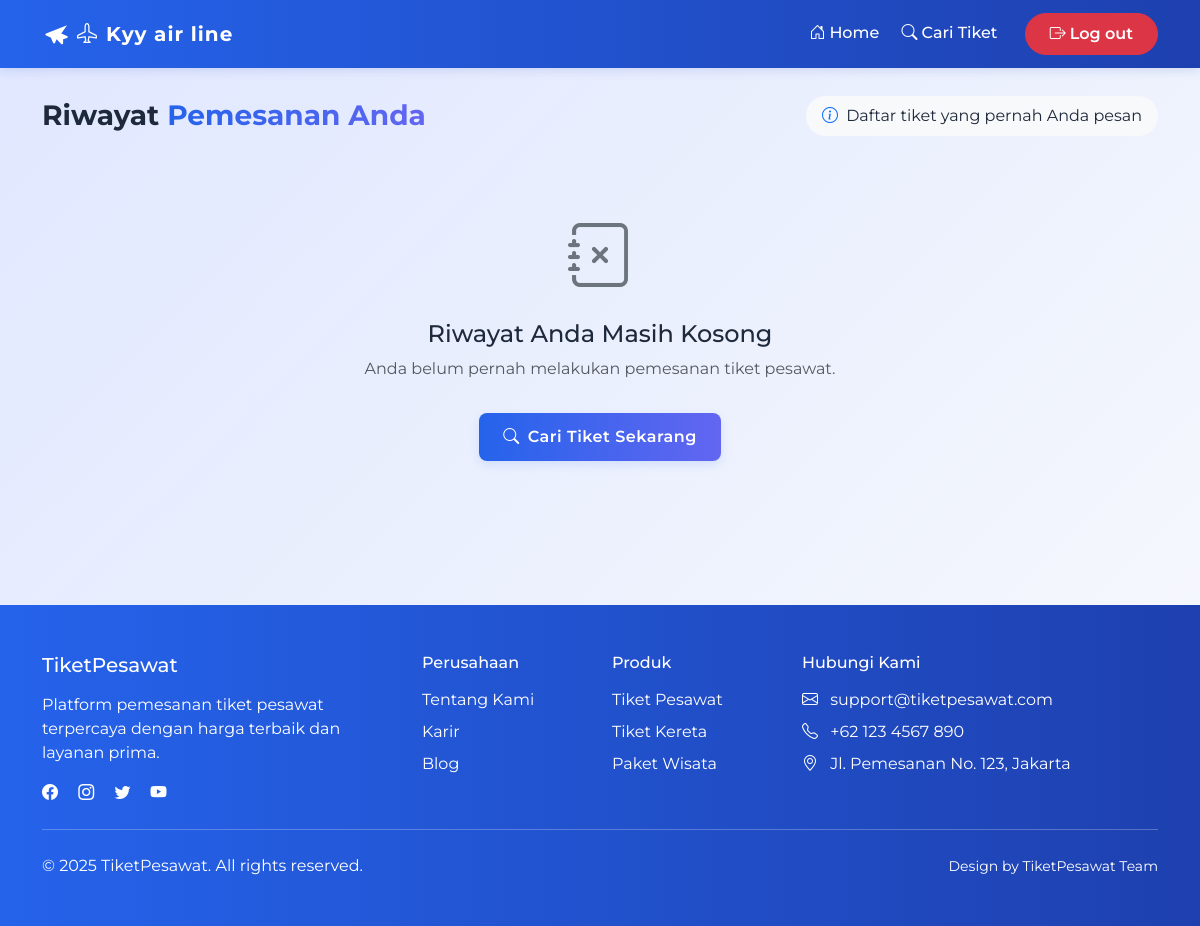
Before: /riwayat.php (signed in) with the older database file.
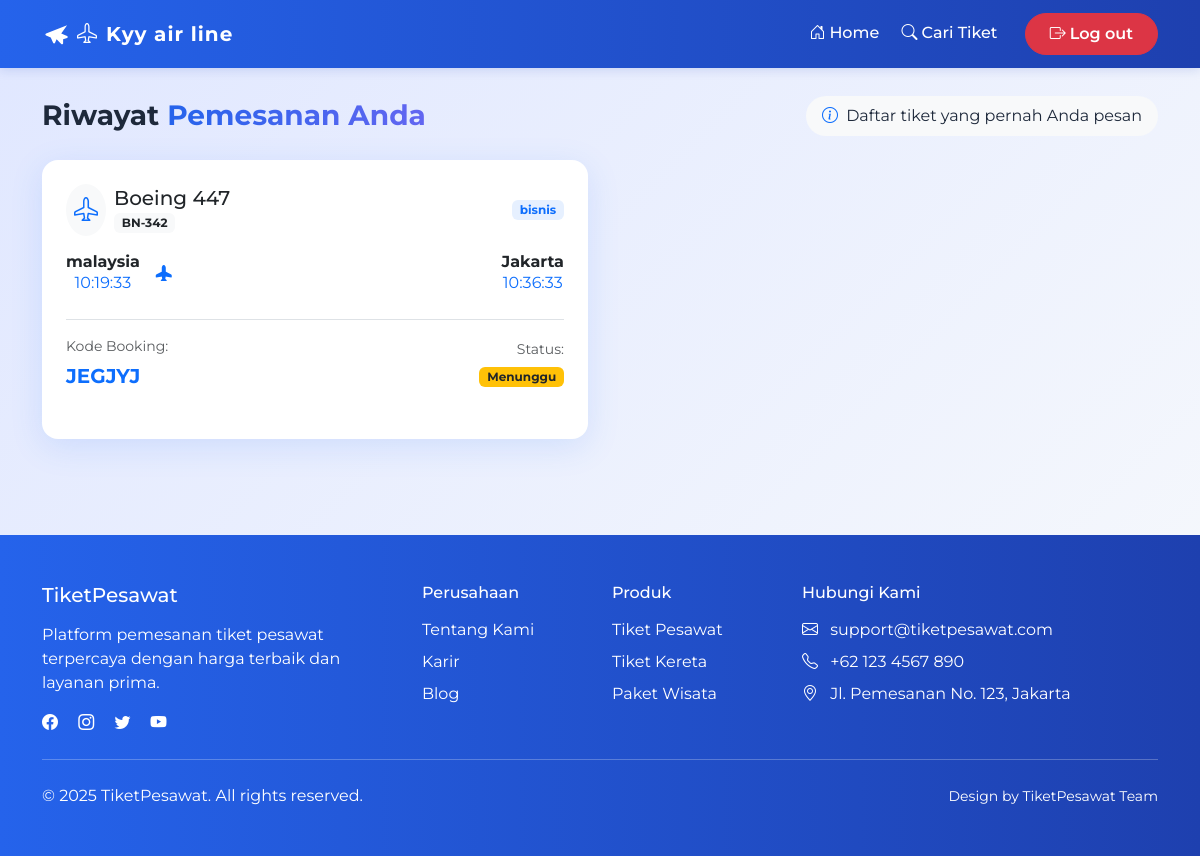
After: the same page with the newer database file.
### tables this page shows
CREATE TABLE `bookings` (
  `id` int NOT NULL,
  `id_pesawat` int NOT NULL,
  `id_user` int NOT NULL,
  `kode` varchar(50) NOT NULL,
  `status` enum('disetujui','menunggu') NOT NULL,
  `kelas` enum('ekonomi','bisnis','first class') NOT NULL
);

CREATE TABLE `pesawat` (
  `id` int NOT NULL,
  `nama` varchar(50) NOT NULL,
  `no_penerbangan` varchar(50) NOT NULL,
  `asal` varchar(50) NOT NULL,
  `tujuan` varchar(50) NOT NULL,
  `waktu_berangkat` time DEFAULT NULL,
  `harga` decimal(12,2) NOT NULL,
  `created_at` timestamp NOT NULL DEFAULT CURRENT_TIMESTAMP,
  `updated_at` timestamp NOT NULL DEFAULT CURRENT_TIMESTAMP,
  `waktu_tiba` time DEFAULT NULL,
  `kursi_tersedia` int NOT NULL
);

### riwayat.php (the view, shortened to what the changed rows need)
<?php
include "./koneksi.php";
$user_history = [];
$user_id = null;
if (isset($_SESSION["username"])) {
    $username = $_SESSION["username"];
    $stmt_user = $mysql->prepare("SELECT id FROM users WHERE username = ? LIMIT 1");
    $stmt_user->bind_param("s", $username);
    $stmt_user->execute();
    $user_result = $stmt_user->get_result();
    if ($user_result->num_rows > 0) {
        $user_data = $user_result->fetch_assoc();
        $user_id = (int)$user_data["id"];
    }
}
if ($user_id) {
    $query = "
        SELECT
            p.nama, p.no_penerbangan, p.asal, p.tujuan,
            p.waktu_berangkat, p.waktu_tiba, p.harga,
            k.kode, k.status, k.kelas
        FROM bookings k
        JOIN pesawat p ON k.id_pesawat = p.id
        WHERE k.id_user = ?
        ORDER BY k.id DESC
    ";
    $stmt_history = $mysql->prepare($query);
    if ($stmt_history === false) {
        error_log("Error preparing history query: " . $mysql->error);
    } else {
        $stmt_history->bind_param("i", $user_id);
        $stmt_history->execute();
        $history_result = $stmt_history->get_result();
        if ($history_result) {
            $user_history = $history_result->fetch_all(MYSQLI_ASSOC);
        }
    }
} else {
    header("Location: login.php");
    exit;
}
?>
<!DOCTYPE html>
<html lang="id">
<head>
    <link href="https://cdn.jsdelivr.net/npm/bootstrap@5.3.3/dist/css/bootstrap.min.css" rel="stylesheet">
    <link rel="stylesheet" href="https://cdn.jsdelivr.net/npm/bootstrap-icons@1.11.1/font/bootstrap-icons.css">
    <link rel="stylesheet" href="./assets/css/style.css">
    <link rel="stylesheet" href="https://cdnjs.cloudflare.com/ajax/libs/animate.css/4.1.1/animate.min.css" />
</head>
<body>
    <section class="container py-5 mt-5">
        <div class="search-results">
            <?php if (empty($user_history)) : ?>
                <div class="text-center py-5">
                    <i class="bi bi-journal-x" style="font-size: 4rem; color: #6c757d;"></i>
                    <h4 class="mt-3">Riwayat Anda Masih Kosong</h4>
                    <p class="text-muted">Anda belum pernah melakukan pemesanan tiket pesawat.</p>
                    <a href="pencarian.php" class="btn btn-primary mt-3">
                        <i class="bi bi-search me-2"></i>Cari Tiket Sekarang
                    </a>
                </div>
            <?php else : ?>
                <div class="row g-4" data-animate="animate-fade-in">
                    <?php foreach ($user_history as $pesanan) :
                        $status_class = 'bg-secondary';
                        $status_text = strtolower($pesanan["status"]);
                        if ($status_text == 'menunggu' || $status_text == 'menunggu persetujuan') {
                            $status_class = 'bg-warning text-dark';
                        } elseif ($status_text == 'dikonfirmasi' || $status_text == 'disetujui') {
                            $status_class = 'bg-success';
                        } elseif ($status_text == 'dibatalkan' || $status_text == 'gagal') {
                            $status_class = 'bg-danger';
                        }
                    ?>
                        <div class="col-md-6" data-animate="animate-fade-in">
                            <div class="result-card card h-100">
                                <div class="card-body p-4">
                                    <div class="d-flex justify-content-between align-items-center mb-3">
                                        <div class="d-flex align-items-center">
                                            <div class="airline-logo me-2 rounded-circle bg-light p-2">
                                                <i class="bi bi-airplane text-primary" style="font-size: 1.5rem;"></i>
                                            </div>
                                            <div>
                                                <h5 class="card-title mb-0"><?= htmlspecialchars($pesanan["nama"]) ?></h5>
                                                <span class="badge bg-light text-dark"><?= htmlspecialchars($pesanan["no_penerbangan"]) ?></span>
                                            </div>
                                        </div>
                                        <span class="badge bg-primary bg-opacity-10 text-primary fw-bold"><?= htmlspecialchars($pesanan["kelas"] ?? '-') ?></span>
                                    </div>
                                    <div class="flight-route d-flex justify-content-between align-items-center mb-4 position-relative">
                                        <div class="text-center">
                                            <h6 class="fw-bold mb-0"><?= htmlspecialchars($pesanan["asal"]) ?></h6>
                                            <p class="mb-0 text-primary"><?= htmlspecialchars($pesanan["waktu_berangkat"]) ?></p>
                                        </div>
                                        <div class="flight-line position-relative flex-grow-1 mx-3">
                                            <div class="flight-icon">
                                                <i class="bi bi-airplane-fill text-primary"></i>
                                            </div>
                                        </div>
                                        <div class="text-center">
                                            <h6 class="fw-bold mb-0"><?= htmlspecialchars($pesanan["tujuan"]) ?></h6>
                                            <p class="mb-0 text-primary"><?= htmlspecialchars($pesanan["waktu_tiba"]) ?></p>
                                        </div>
                                    </div>
                                    <div class="d-flex justify-content-between align-items-center mt-3 pt-3 border-top">
                                        <div>
                                            <p class="mb-1 small text-muted">Kode Booking:</p>
                                            <p class="card-text fw-bold text-primary mb-0 fs-5"><?= htmlspecialchars($pesanan["kode"]) ?></p>
                                        </div>
                                        <div class="text-end">
                                            <p class="mb-1 small text-muted">Status:</p>
                                            <span class="badge <?= $status_class ?>"><?= ucfirst(htmlspecialchars($pesanan["status"])) ?></span>
                                        </div>
                                    </div>
                                </div>
                            </div>
                        </div>
                    <?php endforeach; ?>
                </div>
            <?php endif; ?>
        </div>
    </section>
</body>
</html>

Changed rows visible on the page:
added bookings: id_pesawat.nama "Boeing 447", id_pesawat.no_penerbangan "BN-342", kelas "bisnis", id_pesawat.asal "malaysia", id_pesawat.waktu_berangkat "10:19:33", id_pesawat.tujuan "Jakarta", id_pesawat.waktu_tiba "10:36:33", kode "JEGJYJ", status "Menunggu"
Other visible differences:
text no longer shown: "Riwayat Anda Masih Kosong Anda belum pernah melakukan pemesanan tiket pesawat. Cari Tiket Sekarang"
